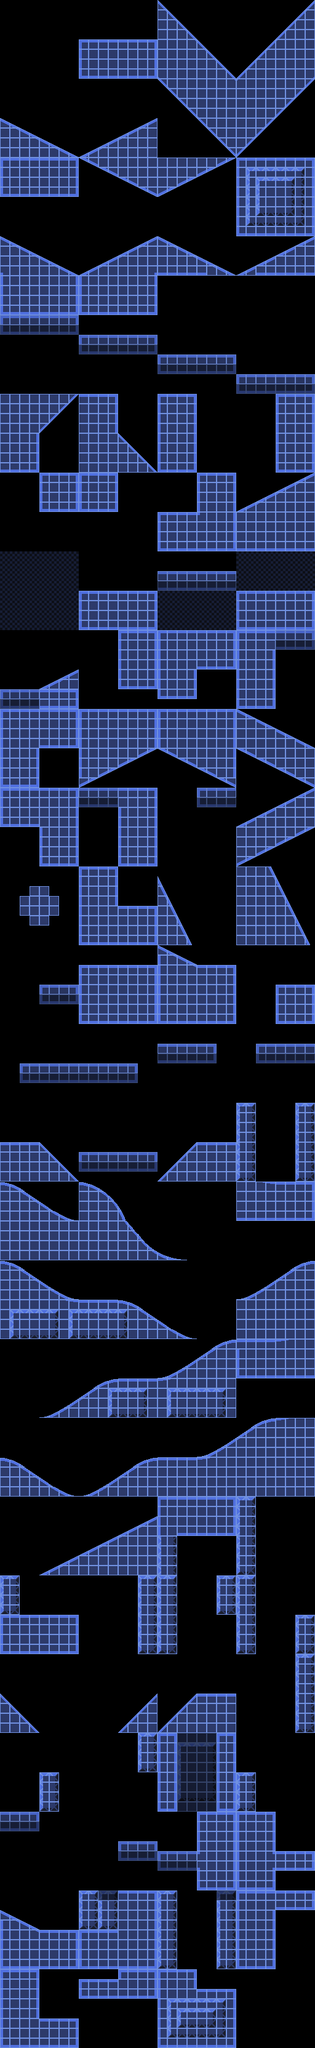

This game map was drawn from its Tiled (.tmx) file and the tilesets committed beside it. A one-line description and the trimmed map source follow:
An orthogonal 32x208 tile map with 16x16 px tiles, 4 tile layers (solid, oneway, none, front).

<map version="1.10" tiledversion="1.12.1" orientation="orthogonal" renderorder="right-down" width="32" height="208" tilewidth="16" tileheight="16" infinite="0" nextlayerid="5" nextobjectid="1">
 <tileset firstgid="1" source="tiles16.tsx" />
 <layer id="1" name="solid" width="32" height="208">
  <data>[6656 cells, 2816 non-empty, 84 distinct tile ids]</data>
 </layer>
 <layer id="2" name="oneway" width="32" height="208" opacity="0.9">
  <data>[6656 cells, 104 non-empty, 3 distinct tile ids]</data>
 </layer>
 <layer id="3" name="none" width="32" height="208" opacity="0.5">
  <data>[6656 cells, 232 non-empty, 4 distinct tile ids]</data>
 </layer>
 <layer id="4" name="front" width="32" height="208" opacity="0.47">
  <data>[6656 cells, 36 non-empty, 9 distinct tile ids]</data>
 </layer>
</map>
